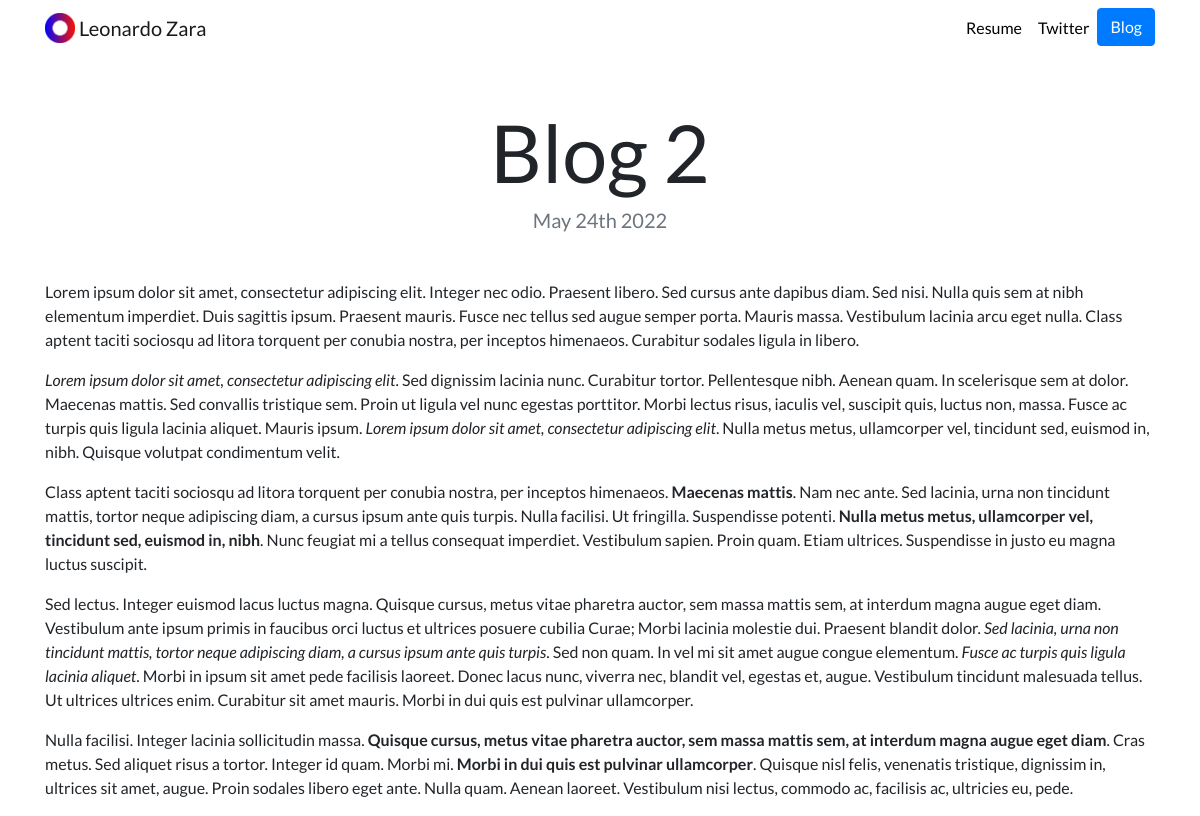
The app's page /blog/2/ with its own data.
### blog/models.py (models this page shows, shortened)
class Blog(models.Model):
    title = models.CharField(max_length=200)
    text = models.TextField()
    date = models.DateField()

### blog/views.py (the view)
# urls.py: path('<int:blog_id>/', views.detail, name='detail'),
def detail(request, blog_id):
    blog = get_object_or_404(Blog, pk=blog_id)
    return render(request, 'blog/detail.html', {'blog':blog})

### blog/templates/blog/detail.html
{% extends "portfolio/base.html" %} {% load static %} {% block content %}
<h1 class="text-center mt-5" id="blogdetailtitle">{{ blog.title }}</h1>
<h5 class="text-center text-muted mb-5">{{ blog.date|date:'F jS Y' }}</h5>
{{ blog.text|safe }} {% endblock %}

### portfolio/static/portfolio/custom.css (style rules this page uses)
body { font-family: 'Lato', sans-serif; }
@media (min-width: 992px) { #blogdetailtitle { font-size: 5rem; } }

### records on screen
Blog: title "Blog 2", date "May 24th 2022", text "Lorem ipsum dolor sit amet, consectetur adipiscing elit. Integer nec odio. Praesent libero. Sed cursus ante dapibus diam. Sed nisi. Nulla quis sem at nibh elementum imperdiet. Duis sagittis ipsum. Praesent mauris. Fusce nec tellus sed augue semper porta. Mauris massa. Vestibulum lacinia arcu eget nulla. Class aptent taciti sociosqu ad litora torquent per conubia nostra, per inceptos himenaeos. Curabitur sodales ligula in libero. Lorem ipsum dolor sit amet, consectetur adipiscing elit . Sed dignissim lacinia nunc. Curabitur tortor. Pellentesque nibh. Aenean quam. In scelerisque sem at dolor. Maecenas mattis. Sed convallis tristique sem. Proin ut ligula vel nunc egestas porttitor. Morbi…"
